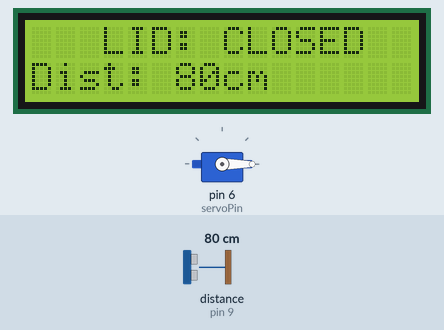
This program was run on a simulated Arduino Mega 2560, built with avr-gcc and run on an emulated ATmega2560. Parts: servo, 16×2 character LCD. Wiring (inferred from the names in the program): ultrasonic range finder: trigger pin 8; echo pin 9. Inputs (shaded band) come from the test bench; at power-on: distance to the obstacle (sensor on pin 9) 80 cm. The echo pulse lasts 58.3 µs per cm.

Above: at 3.7 s.
3.8 s: distance to the obstacle (sensor on pin 9) set to 9 cm
At 5.9 s:
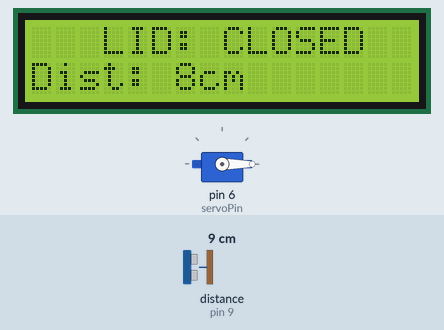
6.8 s: distance to the obstacle (sensor on pin 9) set to 6 cm
At 8.0 s:
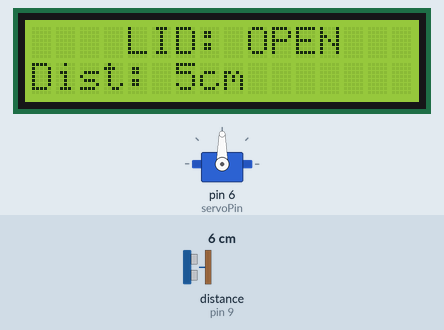
10.7 s: distance to the obstacle (sensor on pin 9) set to 2 cm
At 13.6 s:
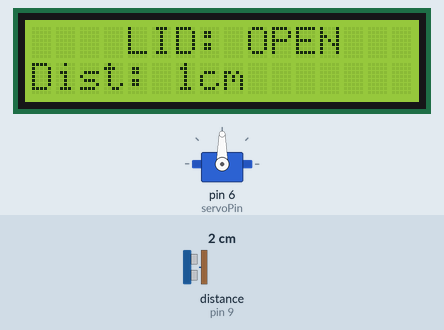
Timing chart, 0 to 15.1 s (numbered marks = the images above; inputs shaded):
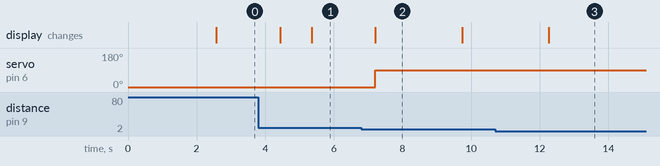

Measured:
- the behaviour switches between 8 and 7 cm on distance to the obstacle (sensor on pin 9) (found by bisection; images 1 and 2)
- after the input at 3.8 s, the display: first changes after 0.63 s (image 1 shows a later state)
- after the input at 6.8 s, servo on pin 6 (servoPin): 0° → 90° after 0.41 s; the display: changes after 0.41 s (image 2)
- after the input at 10.7 s, the display: changes after 1.6 s (image 3)
- what the display in image 2 shows lasts 2.5 s, from 7.2 s to 9.7 s

The program:

main.cpp
```cpp
/*
 * The Glorious Smart Trash-Can
 *
 * A touchless, sensor-driven trash bin that automatically opens/closes its lid
 * based on proximity detection and displays status on a 16x2 LCD screen.
 */

#include <Arduino.h>
#include <Servo.h>        // Library for controlling the servo motor
#include <LiquidCrystal.h> // Library for 16x2 LCD display

// ===== HC-SR04 Ultrasonic Sensor Pins =====
const int trigPin = 8;    // Trigger pin sends ultrasonic pulse
const int echoPin = 9;    // Echo pin receives reflected pulse

// ===== Servo Motor Pin =====
const int servoPin = 6;   // PWM pin controlling servo motor (lid actuator)

// ===== 16x2 LCD Display Pins =====
const int rs = 12;        // Register Select pin
const int en = 11;        // Enable pin
const int d4 = 5, d5 = 4, d6 = 3, d7 = 2; // Data pins D4-D7

// ===== LCD and Servo Initialization =====
LiquidCrystal lcd(rs, en, d4, d5, d6, d7);
Servo lidServo;

// ===== Servo Position Constants =====
int lidClosePos = 0;      // Servo angle when lid is closed (degrees)
int lidOpenPos = 90;      // Servo angle when lid is open (degrees)

void setup() {
  // Initialize Serial communication for debugging (9600 baud rate)
  Serial.begin(9600);

  // Configure ultrasonic sensor pins
  pinMode(trigPin, OUTPUT);   // Trigger pin outputs the ultrasonic pulse
  pinMode(echoPin, INPUT);    // Echo pin reads the reflected pulse

  // Attach servo motor to PWM pin and initialize to closed position
  lidServo.attach(servoPin);
  lidServo.attach(servoPin);
  lidServo.write(lidClosePos); // Set lid to closed position

  // Initialize 16x2 LCD display
  lcd.begin(16, 2);

  // Display startup message on LCD
  lcd.setCursor(0, 0);
  lcd.print("   SMART BIN   ");
  lcd.setCursor(0, 1);
  lcd.print(" Ready for use ");

  // Hold startup message for 2.5 seconds
  delay(2500);
  lcd.clear();
}

void loop() {
  long duration, cm;

  // ===== Trigger Ultrasonic Sensor =====
  // Send a 10 microsecond pulse to trigger the ultrasonic measurement
  digitalWrite(trigPin, LOW);
  delayMicroseconds(2);
  digitalWrite(trigPin, HIGH);
  delayMicroseconds(10);
  digitalWrite(trigPin, LOW);

  // ===== Read Ultrasonic Sensor =====
  // pulseIn() measures how long the echo pin stays HIGH (in microseconds)
  // This time correlates to the distance of the nearest object
  duration = pulseIn(echoPin, HIGH);

  // Convert duration to distance in centimeters
  // Speed of sound = 343 m/s, so: distance = (duration * speed) / 2
  // Simplified: cm = duration / 29 / 2 (accounting for round-trip)
  cm = duration / 29 / 2;

  // ===== Object Detection Logic =====
  // If object is detected within ~12cm (duration <= 410 microseconds), open lid
  if (duration > 0 && duration <= 410) {
    // Open the trash can lid
    lidServo.write(lidOpenPos);

    // Display "LID: OPEN" and distance on LCD
    lcd.setCursor(0, 0);
    lcd.print("    LID: OPEN   ");
    lcd.setCursor(0, 1);
    lcd.print("Dist: ");
    lcd.print(cm);
    lcd.print("cm       ");

    // Keep lid open for 2.5 seconds before checking again
    delay(2500);
  }
  else {
    // No object detected: close the trash can lid
    lidServo.write(lidClosePos);

    // Display "LID: CLOSED" and distance on LCD
    lcd.setCursor(0, 0);
    lcd.print("   LID: CLOSED  ");
    lcd.setCursor(0, 1);
    lcd.print("Dist: ");
    lcd.print(cm);
    lcd.print("cm       ");

    // Brief delay before next sensor reading
    delay(900);
  }

  // Small delay to prevent sensor saturation and allow LCD update
  delay(20);
}
```
